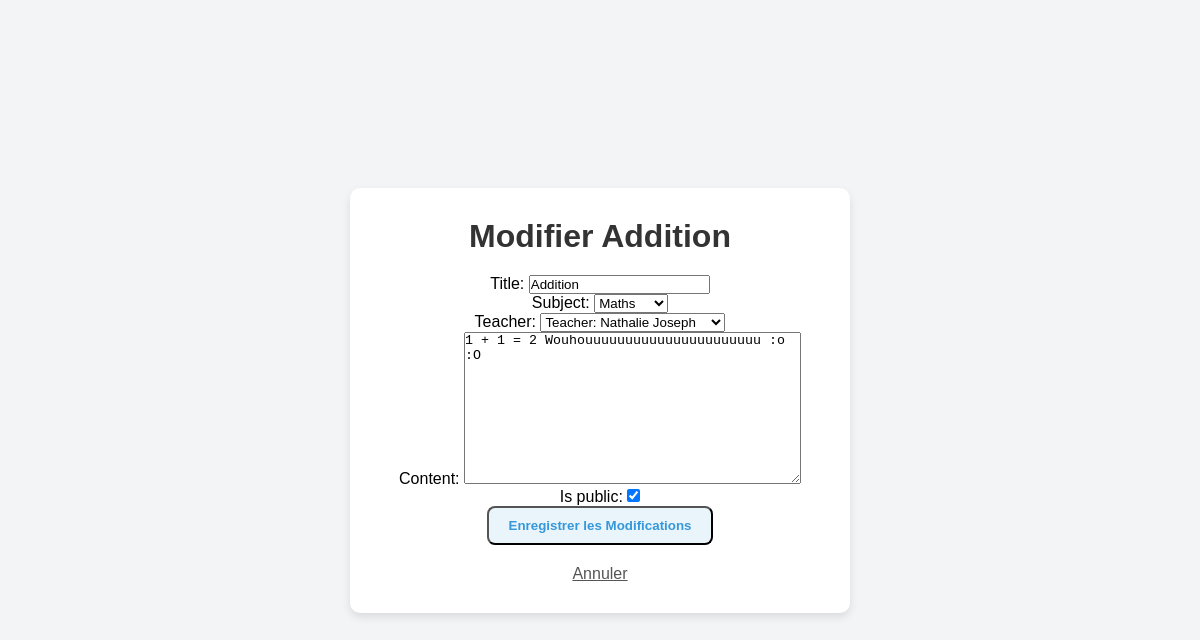
/lessons/lessons/modify/1/, run on an earlier commit of the app's database.
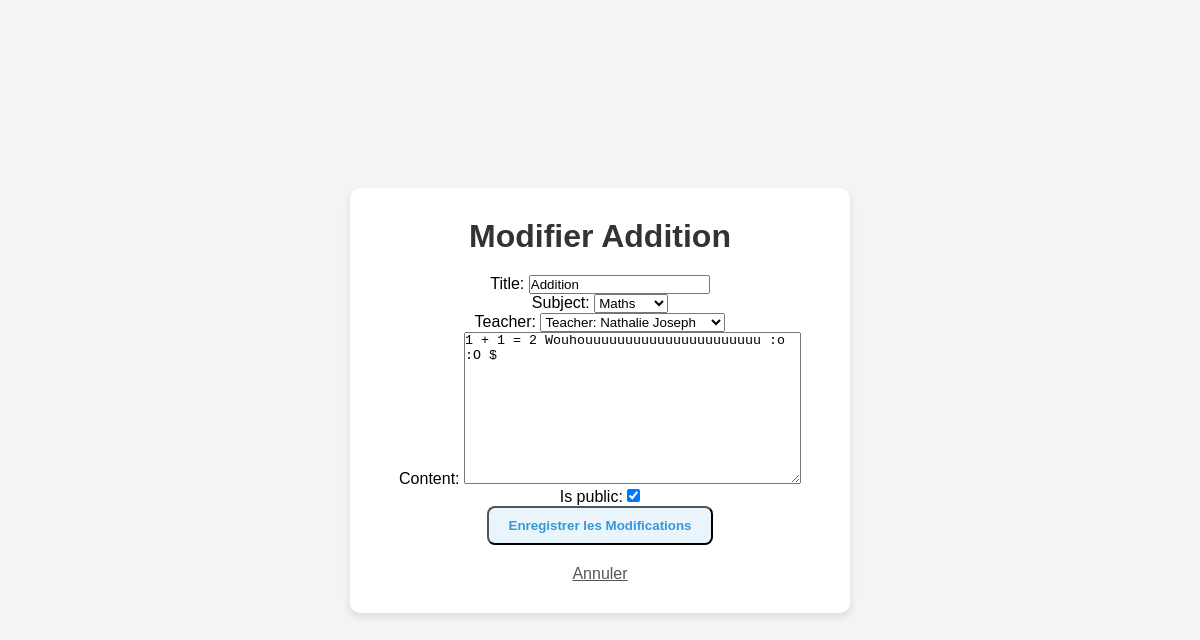
And on a later commit of the database.
### apps/lessons/models.py (models this page shows, shortened)
class Lesson(models.Model):
    SUBJECT_CHOICES = [
        ('Maths', 'Maths'),
        ('Français', 'Français'),
        ('Anglais', 'Anglais'),
        ('Histoire', 'Histoire'),
    ]
    title = models.CharField(max_length=255)
    subject = models.CharField(max_length=50, choices=SUBJECT_CHOICES)  # Utiliser les choix
    teacher = models.ForeignKey(
        Teacher,
        on_delete=models.CASCADE,
        related_name='lessons_created'
    )
    content = models.TextField()
    is_public = models.BooleanField(default=True)

### apps/lessons/views.py (the view)
# urls.py: path('lessons/modify/<int:lesson_id>/', views.modify_lesson, name='modify_lesson'), #modifier une lecon
def modify_lesson(request, lesson_id):
    lesson = get_object_or_404(Lesson, id=lesson_id)
    if request.method == 'POST':
        form = LessonForm(request.POST, instance=lesson)
        if form.is_valid():
            form.save()
            return redirect('lesson_detail', lesson_id=lesson.id)  # Rediriger vers la page de détail de la leçon
    else:
        form = LessonForm(instance=lesson)
    return render(request, 'lessons/modify_lesson.html', {'form': form, 'lesson': lesson})

### apps/lessons/forms.py
class LessonForm(forms.ModelForm):
    class Meta:
        model = Lesson
        fields = ['title', 'subject','teacher', 'content', 'is_public']
        widgets = {
            'teacher': forms.Select(attrs={'class': 'form-control'}),
        }

### apps/users/models.py (called while the page is built)
    def __str__(self):
        return f"Teacher: {self.first_name} {self.last_name}"

### templates/lessons/modify_lesson.html (shortened to what this page needs)
{% load static %}
<!DOCTYPE html>
<html>
<head>
    <link rel="stylesheet" href="{% static 'css/style.css' %}">
</head>
<body>
    <div class="container">
        <h1>Modifier {{ lesson.title }}</h1>
        <form method="POST">
            {{ form.as_p }}
            <button type="submit" class="btn">Enregistrer les Modifications</button>
        </form>
        <a href="{% url 'lesson_detail' lesson.id %}" class="back-link">Annuler</a>
    </div>
</body>
</html>

What changed in the data, as far as the page shows it:
changed Lesson "Addition": content "1 + 1 = 2 Wouhouuuuuuuuuuuuuuuuuuuuuu :o :O" → "1 + 1 = 2 Wouhouuuuuuuuuuuuuuuuuuuuuu :o :O $"
